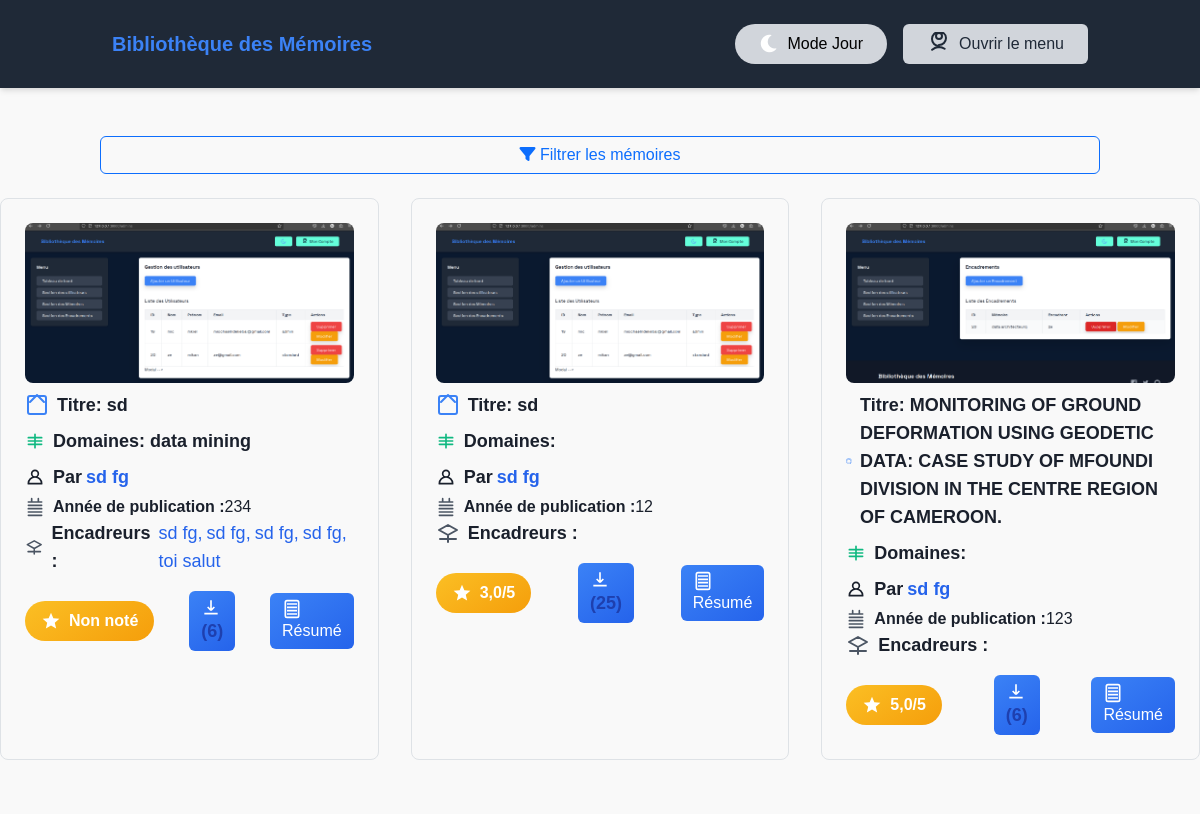
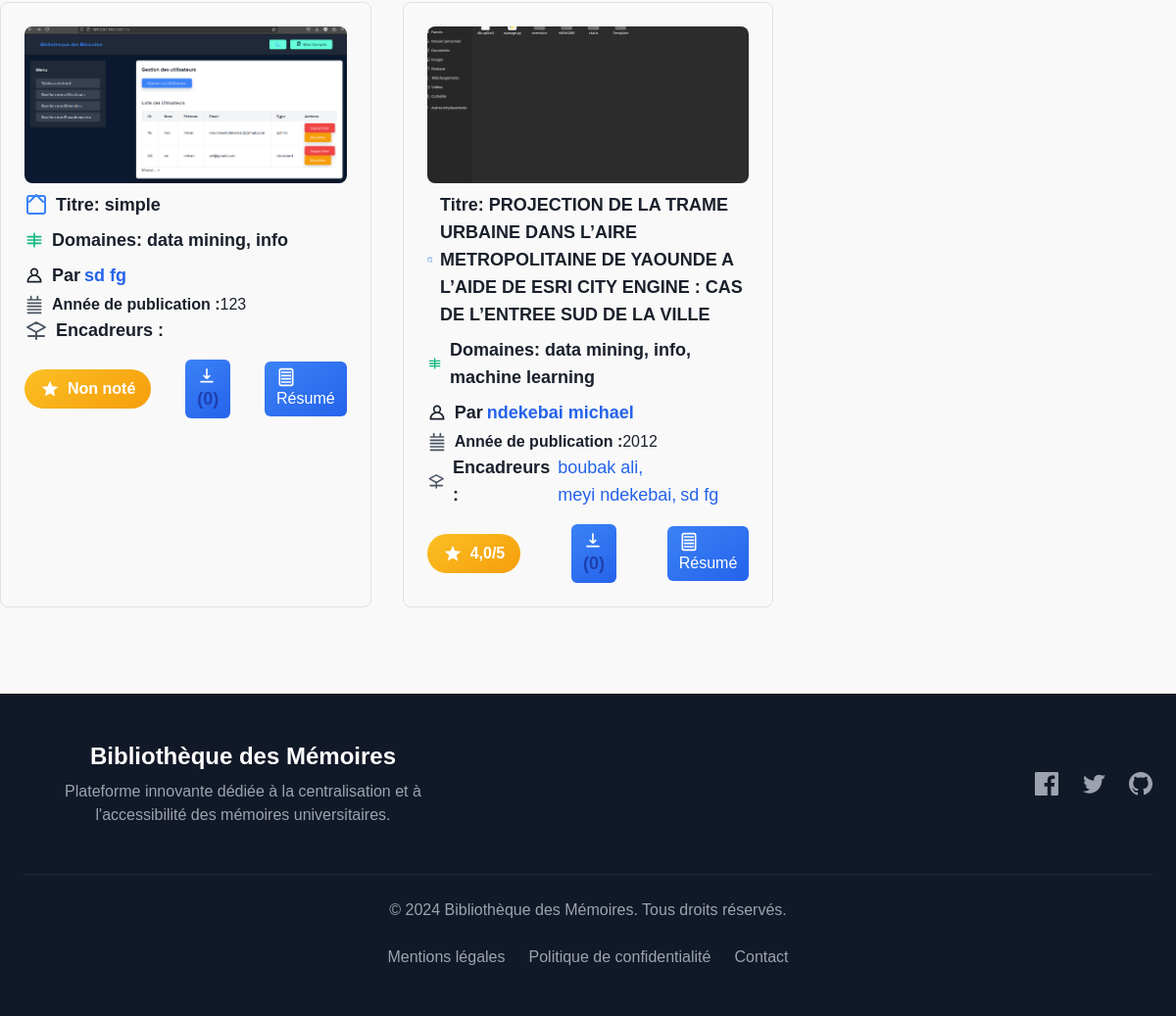
The app's page /liste_memoires/ (signed in) with its own data (2 pictures, top to bottom).
### memoire/models.py (models this page shows, shortened)
class Memoire(models.Model):
    titre = models.CharField(max_length=200)
    domaines = models.ManyToManyField(Domaine, related_name='memoires')
    annee_publication = models.PositiveIntegerField()
    images = models.ImageField(upload_to='memoires/images/', blank=True, null=True)
    auteur = models.ForeignKey(UserProfile, on_delete=models.CASCADE, related_name='memoires')
    resume = models.TextField()
    fichier_memoire = models.FileField(upload_to='memoires/pdf/', blank=False, null=False)

class Domaine(models.Model):
    nom = models.CharField(max_length=100, unique=True)

class UserProfile(models.Model):
    SEXE_CHOICES = [
        ('M', 'Masculin'),
        ('F', 'Féminin'),
        ('A', 'Autre'),
    ]
    TYPE_CHOICES = [
        ('standard', 'Standard'),
        ('admin', 'Administrateur'),
        ('superadmin', 'superAdministrateur'),
    ]
    nom = models.CharField(max_length=100)
    prenom = models.CharField(max_length=100)
    birthday = models.DateField()
    sexe = models.CharField(max_length=1, choices=SEXE_CHOICES)
    email = models.EmailField(unique=True)
    type = models.CharField(max_length=10, choices=TYPE_CHOICES ,default='standard')
    realisation_linkedin = models.URLField(max_length=200, blank=True, null=True)
    photo_profil = models.ImageField(upload_to='photos_profil/', blank=True, null=True)
    password = models.CharField(max_length=128)

### memoire/views.py (the view, shortened to what this page needs)
# urls.py: path('liste_memoires/', liste_memoires, name='liste_memoires'),
def liste_memoires(request):
    try:
        idp = request.session['user_id']
        user = UserProfile.objects.get(id=idp)
    except KeyError:
        return redirect('logout')
    try:
        memoires = Memoire.objects.prefetch_related(
            Prefetch(
                'encadrements',
                queryset=Encadrement.objects.select_related('encadrant'),
                to_attr='encadreur_list'
            ),
            'domaines',
            Prefetch(
                'notations',
                queryset=NotationCommentaire.objects.select_related('utilisateur'),
                to_attr='notations_list'
            ),
            'telechargements'
        ).select_related(
            'auteur'
        ).annotate(
            nbr_telechargements=Count('telechargements'),
            note_moyenne=Avg('notations__note'),
            nbr_notations=Count('notations'),
            nbr_commentaires=Count('notations')  # Vérifiez que cela compte correctement
        )
        query = request.GET.get('q')
        domaine_id = request.GET.get('domaine')
        annee = request.GET.get('annee')
        encadreur_id = request.GET.get('encadreur')
        auteur_id = request.GET.get('auteur')
        if domaine_id:
            memoires = memoires.filter(domaines__id=domaine_id)
        if annee:
            memoires = memoires.filter(annee_publication=annee)
        if encadreur_id:
            memoires = memoires.filter(encadrements__encadrant__id=encadreur_id)
        if auteur_id:
            memoires = memoires.filter(auteur__id=auteur_id)
        memoires_list = []
        for memoire in memoires:
            memoires_list.append({
                'id': memoire.id,
                'titre': memoire.titre,
                'annee_publication': memoire.annee_publication,
                'resume': memoire.resume,
                'auteur': {
                    'id': memoire.auteur.id,
                    'nom': memoire.auteur.nom,
                    'prenom': memoire.auteur.prenom,
                    'email': memoire.auteur.email,
                    'photo_profil': memoire.auteur.photo_profil.url if memoire.auteur.photo_profil else None,
                    'linkedin': memoire.auteur.realisation_linkedin
                },
                'domaines': [{
                    'id': domaine.id,
                    'nom': domaine.nom
                } for domaine in memoire.domaines.all()],
                'encadreurs': [{
                    'id': encadrement.encadrant.id,
                    'nom': encadrement.encadrant.nom,
                    'prenom': encadrement.encadrant.prenom,
                    'email': encadrement.encadrant.email,
                    'photo_profil': encadrement.encadrant.photo_profil.url if encadrement.encadrant.photo_profil else None,
                    'linkedin': encadrement.encadrant.realisation_linkedin
                } for encadrement in memoire.encadreur_list],
                'statistiques': {
                    'nbr_telechargements': memoire.nbr_telechargements,
                    'note_moyenne': round(memoire.note_moyenne, 2) if memoire.note_moyenne else 0,
                    'nbr_notations': memoire.nbr_notations,
                    'nbr_commentaires': memoire.nbr_commentaires  # Nombre de commentaires
                },
                'notations': [{
                    'utilisateur': {
                        'id': notation.utilisateur.id,
                        'nom': notation.utilisateur.nom,
                        'prenom': notation.utilisateur.prenom,
                        'linkedin': notation.utilisateur.realisation_linkedin,
                        'photo_profil': notation.utilisateur.photo_profil.url if notation.utilisateur.photo_profil else None
                    },
                    'note': notation.note,
                    'commentaire': notation.commentaire,
                    'date': notation.date_creation
                } for notation in memoire.notations_list],
                'telechargements': [{
                    'email': telechargement.emailt,
                    'date': telechargement.datet
                } for telechargement in memoire.telechargements.all()],
                'fichiers': {
                    'image': memoire.images.url if memoire.images else None,
                    'document': memoire.fichier_memoire.url if memoire.fichier_memoire else None
                }
            })
        domaines_uniques = Domaine.objects.all()
        annees_uniques = Memoire.objects.values_list('annee_publication', flat=True).distinct()
        encadreurs_uniques = UserProfile.objects.filter(encadrements__isnull=False).distinct()
        auteurs_uniques = UserProfile.objects.filter(memoires__isnull=False).distinct()
        context = {
            'memoires': memoires_list,
            'domaines': domaines_uniques,
            'annees': sorted(annees_uniques),
            'encadreurs': encadreurs_uniques,
            'auteurs': auteurs_uniques,
            'query_params': request.GET,
            'user': user
        }
        return render(request, 'memoire.html', context)
    except Exception as e:
        messages.error(request, f"Une erreur s'est produite: {str(e)}")
        return redirect('liste_memoires')

### Template/memoire.html (shortened to what this page needs)
{% extends 'base.html' %}
{% block content %}
<div class="container mt-5">
    <div class="mb-4">
        <button class="btn btn-outline-primary w-100" type="button" id="toggleFilterForm">
            <i class="fa fa-filter"></i> Filtrer les mémoires
        </button>
    </div>
</div>
    <div class="mb-4">
        <div class="grid md:grid-cols-2 lg:grid-cols-3 gap-8">
        {% for memoire in memoires %}
        <div  class="mb-4 border border-gray-700 dark:border-gray-600 rounded-lg p-4">
            {% if memoire.fichiers.image %}
            <div class="relative h-40 overflow-hidden rounded-lg">
                <img
                    src="{{ memoire.fichiers.image }}"
                    alt="{{ memoire.titre }}"
                    class="w-full h-full object-cover"
                >
            </div>
            {% endif %}
            <h2 class="text-lg font-semibold mt-2 mb-1 flex items-center">
                Titre: {{ memoire.titre }}
            </h2>
            <p class="text-lg font-semibold mt-2 mb-1 flex items-center">
                <svg class="w-5 h-5 mr-2 text-green-500 dark:text-green-300" fill="none" stroke="currentColor" viewBox="0 0 24 24" xmlns="http://www.w3.org/2000/svg">
                    <path stroke-linecap="round" stroke-linejoin="round" stroke-width="2" d="M12 4v16m-8-8h16M4 16h16M4 8h16" />
                </svg>
                Domaines:
                {% for domaine in memoire.domaines %}
                    {{ domaine.nom }}{% if not forloop.last %}, {% endif %}
                {% endfor %}
            </p>
            <p class="text-lg font-semibold mt-2 mb-1 flex items-center">
                <svg class="w-5 h-5 mr-2 text-orange-500 dark:text-orange-300" fill="none" stroke="currentColor" viewBox="0 0 24 24" xmlns="http://www.w3.org/2000/svg">
                    <path stroke-linecap="round" stroke-linejoin="round" stroke-width="2" d="M12 12c-4.418 0-8 3.582-8 8h16c0-4.418-3.582-8-8-8zM12 4a4 4 0 110 8 4 4 0 010-8z" />
                </svg>
                Par
                <a href="{{ memoire.auteur.linkedin }}" target="_blank" rel="noopener noreferrer" class="text-blue-600 dark:text-teal-300 ml-1">
                    {{ memoire.auteur.prenom }} {{ memoire.auteur.nom }}
                </a>
            </p>
                <p class="flex items-center">
                    <svg class="w-5 h-5 mr-2 text-gray-600" fill="none" stroke="currentColor" viewBox="0 0 24 24" xmlns="http://www.w3.org/2000/svg">
                        <path stroke-linecap="round" stroke-linejoin="round" stroke-width="2" d="M16 2v4M8 2v4M4 6h16M4 10h16M4 14h16M4 18h16M4 22h16" />
                    </svg>
                    <strong>Année de publication :</strong> {{ memoire.annee_publication }}
                </p>
                <p class="flex items-center text-lg">
                    <svg class="w-6 h-6 mr-2 text-gray-600" fill="none" stroke="currentColor" viewBox="0 0 24 24" xmlns="http://www.w3.org/2000/svg">
                        <path stroke-linecap="round" stroke-linejoin="round" stroke-width="2" d="M12 14l9-5-9-5-9 5 9 5zM12 14v7M4 18h16" />
                    </svg>
                    <strong class="mr-1">Encadreurs :</strong>
                    <span class="flex flex-wrap">
                        {% for encadreur in memoire.encadreurs %}
                            <a href="{{ encadreur.linkedin }}" target="_blank" rel="noopener noreferrer" class="text-blue-600 dark:text-teal-300 ml-1">
                                {{ encadreur.prenom }} {{ encadreur.nom }}{% if not forloop.last %}, {% endif %}
                            </a>
                        {% endfor %}
                    </span>
                </p>
            <div class="d-flex justify-content-between align-items-center mt-3">
                <button data-toggle="modal" data-target="#commentModal{{ memoire.id }}" title="Cliquez pour voir les commentaires">
                    <span class="note-badge">
                        <svg width="20" height="20" viewBox="0 0 24 24" fill="currentColor">
                            <path d="M12 17.27L18.18 21l-1.64-7.03L22 9.24l-7.19-.61L12 2 9.19 8.63 2 9.24l5.46 4.73L5.82 21z"/>
                        </svg>
                        {% if memoire.statistiques.note_moyenne > 0 %}
                                {{ memoire.statistiques.note_moyenne }}/5
                            {% else %}
                                Non noté
                            {% endif %}
                    </span>
                </button>
                <form
                id="downloadForm"
                action="{% url 'telecharger_memoire' memoire.id %}"
                method="GET"
                target="_blank"
                onsubmit="handleDownload()"
            >
                <button type="submit" class="btn btn-info">
                    <svg width="20" height="20" viewBox="0 0 24 24" fill="none" stroke="currentColor" stroke-width="2">
                        <path d="M12 4v12m0 0l-4-4m4 4l4-4M4 20h16"/>
                    </svg>
                    <span class="text-lg font-semibold text-blue-800">
                        ({{ memoire.statistiques.nbr_telechargements }})
                    </span>
                </button>
            </form>
<button class="btn btn-info" data-bs-toggle="modal" data-bs-target="#resumeModal{{ memoire.id }}">
    <svg width="20" height="20" viewBox="0 0 24 24" fill="none" stroke="currentColor" stroke-width="2" class="me-2">
        <path d="M6 2h12a2 2 0 012 2v16a2 2 0 01-2 2H6a2 2 0 01-2-2V4a2 2 0 012-2z"/>
        <path d="M6 6h12M6 10h12M6 14h12M6 18h12"/>
    </svg>
    Résumé
</button>
            </div>
        </div>
        {% endfor %}
    </div>
</div>
{% endblock %}

### records on screen
Memoire: titre "sd"
Domaine: nom "data mining" "data mining" "data mining"
UserProfile: auteur.prenom "sd" "sd" "sd" "sd", auteur.nom "fg" "fg" "fg" "fg", prenom "sd" "sd" "sd" "sd" "sd", nom "fg" "fg" "fg" "fg" "fg"
UserProfile: prenom "toi", nom "salut"
Memoire: titre "sd"
Memoire: titre "MONITORING OF GROUND DEFORMATION USING GEODETIC DATA: CASE STUDY OF MFOUNDI DIVISION IN THE CENTRE REGION OF CAMEROON."
Memoire: titre "simple"
Domaine: nom "info" "info"
Memoire: titre "PROJECTION DE LA TRAME URBAINE DANS L’AIRE METROPOLITAINE DE YAOUNDE A L’AIDE DE ESRI CITY ENGINE : CAS DE L’ENTREE SUD DE LA VILLE"
Domaine: nom "machine learning"
UserProfile: auteur.prenom "ndekebai", auteur.nom "michael"
UserProfile: prenom "boubak", nom "ali"
UserProfile: prenom "meyi", nom "ndekebai"

### other values on screen
{{ memoire.annee_publication }} "234" "12" "123" "123" "2012"
{{ memoire.statistiques.nbr_telechargements }} "6" "25" "6" "0" "0"
{{ memoire.statistiques.note_moyenne }} "3,0" "5,0" "4,0"
